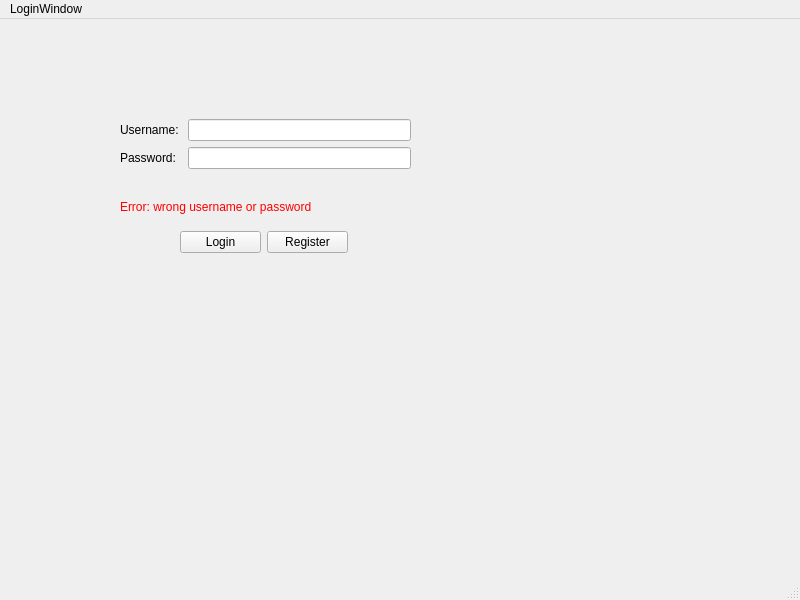
<?xml version="1.0" encoding="UTF-8"?>
<ui version="4.0">
 <class>LoginWindow</class>
 <widget class="QMainWindow" name="LoginWindow">
  <property name="geometry">
   <rect>
    <x>0</x>
    <y>0</y>
    <width>800</width>
    <height>600</height>
   </rect>
  </property>
  <property name="windowTitle">
   <string>LoginWindow</string>
  </property>
  <widget class="QWidget" name="centralwidget">
   <widget class="QLabel" name="labelError">
    <property name="geometry">
     <rect>
      <x>120</x>
      <y>180</y>
      <width>201</width>
      <height>16</height>
     </rect>
    </property>
    <property name="text">
     <string>&lt;html&gt;&lt;head/&gt;&lt;body&gt;&lt;p&gt;&lt;span style=&quot; color:#ff0000;&quot;&gt;Error: wrong username or password&lt;/span&gt;&lt;/p&gt;&lt;/body&gt;&lt;/html&gt;</string>
    </property>
   </widget>
   <widget class="QWidget" name="">
    <property name="geometry">
     <rect>
      <x>120</x>
      <y>100</y>
      <width>291</width>
      <height>71</height>
     </rect>
    </property>
    <layout class="QFormLayout" name="formLayout">
     <item row="0" column="0">
      <widget class="QLabel" name="labelUsername">
       <property name="text">
        <string>Username: </string>
       </property>
      </widget>
     </item>
     <item row="0" column="1">
      <widget class="QLineEdit" name="lineEditUsername">
       <property name="text">
        <string/>
       </property>
      </widget>
     </item>
     <item row="1" column="0">
      <widget class="QLabel" name="labelPassword">
       <property name="text">
        <string>Password:</string>
       </property>
      </widget>
     </item>
     <item row="1" column="1">
      <widget class="QLineEdit" name="lineEditPassword">
       <property name="text">
        <string/>
       </property>
       <property name="echoMode">
        <enum>QLineEdit::Password</enum>
       </property>
      </widget>
     </item>
    </layout>
   </widget>
   <widget class="QWidget" name="">
    <property name="geometry">
     <rect>
      <x>180</x>
      <y>210</y>
      <width>168</width>
      <height>26</height>
     </rect>
    </property>
    <layout class="QHBoxLayout" name="horizontalLayout">
     <item>
      <widget class="QPushButton" name="pushButtonLogin">
       <property name="text">
        <string>Login</string>
       </property>
      </widget>
     </item>
     <item>
      <widget class="QPushButton" name="pushButtonRegister">
       <property name="text">
        <string>Register</string>
       </property>
      </widget>
     </item>
    </layout>
   </widget>
  </widget>
  <widget class="QMenuBar" name="menubar">
   <property name="geometry">
    <rect>
     <x>0</x>
     <y>0</y>
     <width>800</width>
     <height>21</height>
    </rect>
   </property>
   <widget class="QMenu" name="menuLoginWindow">
    <property name="title">
     <string>LoginWindow</string>
    </property>
   </widget>
   <addaction name="menuLoginWindow"/>
  </widget>
  <widget class="QStatusBar" name="statusbar"/>
 </widget>
 <resources/>
 <connections/>
</ui>
